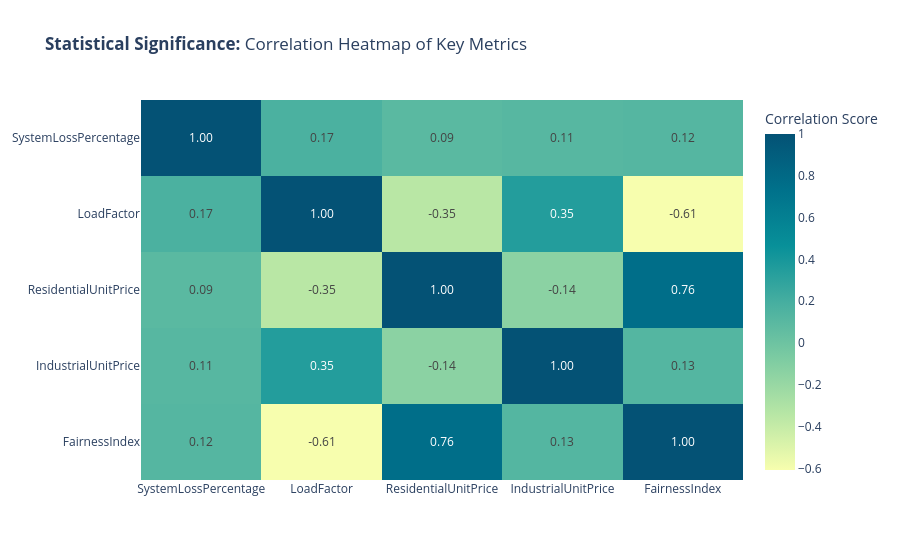

Source (notebook cell):
### Code cell
def plot_corr_matrix(corr_matrix):
    fig3 = px.imshow(
        corr_matrix, 
        text_auto='.2f', 
        color_continuous_scale='BluYl',
        aspect="auto",
        title='<b>Statistical Significance:</b> Correlation Heatmap of Key Metrics',
        labels=dict(color="Correlation Score"),
        template='plotly_white'
    )

    fig3.show()

key_metrics = ['SystemLossPercentage', 'LoadFactor', 'ResidentialUnitPrice', 'IndustrialUnitPrice', 'FairnessIndex']
corr_matrix = ny_df[key_metrics].corr()

plot_corr_matrix(corr_matrix)

### Figure 1 — Plotly figure (JSON) as saved in the notebook; plotly's stock layout.template omitted (floating-point values rounded to 4 significant figures)
{"data": [{"coloraxis": "coloraxis", "hovertemplate": "x: %{x}<br>y: %{y}<br>Correlation Score: %{z}<extra></extra>", "name": "0", "texttemplate": "%{z:.2f}", "type": "heatmap", "x": ["SystemLossPercentage", "LoadFactor", "ResidentialUnitPrice", "IndustrialUnitPrice", "FairnessIndex"], "xaxis": "x", "y": ["SystemLossPercentage", "LoadFactor", "ResidentialUnitPrice", "IndustrialUnitPrice", "FairnessIndex"], "yaxis": "y", "z": [[1.0, 0.1716, 0.09495, 0.1107, 0.1217], [0.1716, 1.0, -0.3487, 0.3487, -0.608], [0.09495, -0.3487, 1.0, -0.1399, 0.7622], [0.1107, 0.3487, -0.1399, 1.0, 0.1266], [0.1217, -0.608, 0.7622, 0.1266, 1.0]]}], "layout": {"coloraxis": {"colorbar": {"title": {"text": "Correlation Score"}}, "colorscale": [[0, "rgb(247, 254, 174)"], [0.1667, "rgb(183, 230, 165)"], [0.3333, "rgb(124, 203, 162)"], [0.5, "rgb(70, 174, 160)"], [0.6667, "rgb(8, 144, 153)"], [0.8333, "rgb(0, 113, 139)"], [1, "rgb(4, 82, 117)"]]}, "title": {"text": "<b>Statistical Significance:</b> Correlation Heatmap of Key Metrics"}, "xaxis": {"anchor": "y", "domain": [0, 1]}, "yaxis": {"anchor": "x", "autorange": "reversed", "domain": [0, 1]}}}
